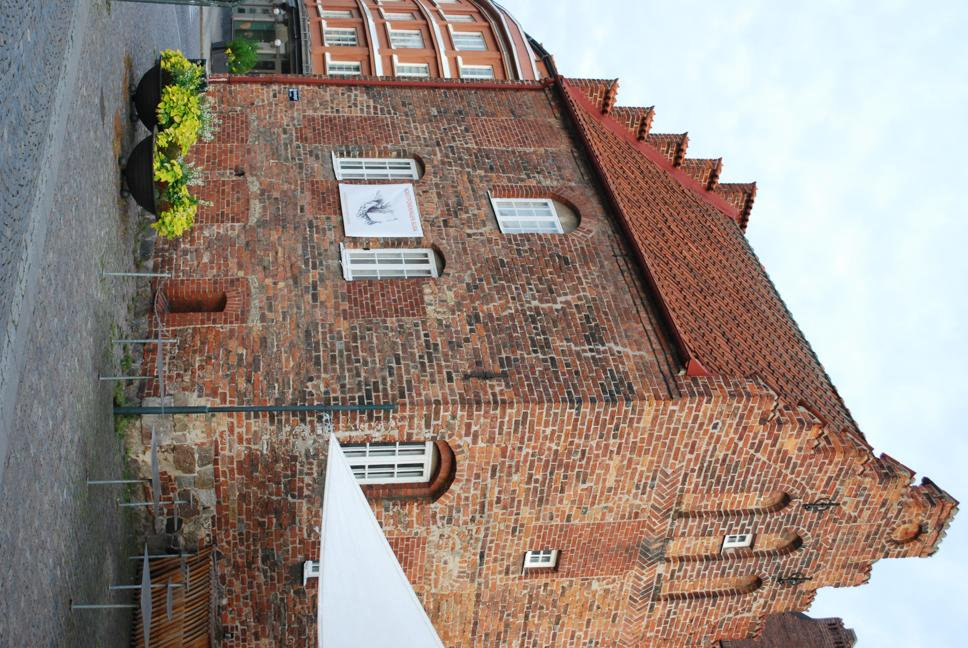
#> input picture assignment4/house/house1.jpg, 968 x 648 px; its folder holds 4 pictures in this run
$ python compEx5.py
#> lines starting #> are read from the running program, lines starting #| are printed output that depends on the picture
import cv2
import numpy as np
import glob
import matplotlib.pyplot as plt
from scipy.optimize import least_squares

# ===============================
# Step 1: Feature Detection and Matching Using SIFT
# ===============================
def detect_and_match_features(img1, img2):
    sift = cv2.SIFT_create()

    # Detect keypoints and descriptors
    kp1, des1 = sift.detectAndCompute(img1, None)
    kp2, des2 = sift.detectAndCompute(img2, None)

    # Feature Matching using FLANN matcher
    index_params = dict(algorithm=1, trees=5)
    search_params = dict(checks=50)
    flann = cv2.FlannBasedMatcher(index_params, search_params)

    matches = flann.knnMatch(des1, des2, k=2)

    # Lowe's Ratio Test
    good_matches = []
    for m, n in matches:
        if m.distance < 0.5 * n.distance:
            good_matches.append(m)

    # Extract matched keypoints
    points1 = np.float32([kp1[m.queryIdx].pt for m in good_matches])
    points2 = np.float32([kp2[m.trainIdx].pt for m in good_matches])

    print(f'Found {len(good_matches)} good matches.')
    return points1, points2

# ===============================
# Step 2: Essential Matrix Estimation
# ===============================
def estimate_essential_matrix(x1, x2, K, threshold=1.0):
    E, mask = cv2.findEssentialMat(x1, x2, K, method=cv2.RANSAC, threshold=threshold)
    inliers = np.where(mask.ravel() == 1)[0]
    print(f"Estimated Essential Matrix with {len(inliers)} inliers.")
    return E, inliers

# ===============================
# Step 3: Decompose Essential Matrix
# ===============================
def decompose_essential_matrix(E):
    R1, R2, t = cv2.decomposeEssentialMat(E)
    return R1, R2, t

# ===============================
# Step 4: Triangulation
# ===============================
def triangulate_points(P1, P2, x1, x2):
    x1_h = cv2.convertPointsToHomogeneous(x1).reshape(-1, 3).T
    x2_h = cv2.convertPointsToHomogeneous(x2).reshape(-1, 3).T

    points_4d = cv2.triangulatePoints(P1, P2, x1_h[:2], x2_h[:2])
    points_3d = points_4d[:3] / points_4d[3]  # Normalize homogeneous points

    print(f"Triangulated {points_3d.shape[1]} points.")
    return points_3d


# ===============================
# Outlier Removal Function
# ===============================
# [47 lines left out: functions remove_outliers, visualize_sfm, not called in this run]

# ===============================
# Step 6: Main Pipeline
# ===============================
def incremental_sfm(K, image_files):
    # Load images
    images = [cv2.imread(img, cv2.IMREAD_GRAYSCALE) for img in image_files]
    P1 = K @ np.hstack((np.eye(3), np.zeros((3, 1))))
    camera_positions = [np.array([0, 0, 0])]

    # Initialization
    x1, x2 = detect_and_match_features(images[0], images[1])
    E, inliers = estimate_essential_matrix(x1, x2, K)
    R, _, t = decompose_essential_matrix(E)
    P2 = K @ np.hstack((R, t))

    U = triangulate_points(P1, P2, x1[inliers], x2[inliers])
    #visualize_sfm(U, camera_positions, "After Initialization")

    total_points = U.shape[1]  # Track total points

    # Incremental Steps for Remaining Images
    for i in range(1, len(images) - 3):
        print(f"\n=== Registering Image {i} and {i+1} ===")
        x1_new, x2_new = detect_and_match_features(images[i], images[i + 1])
        E, inliers = estimate_essential_matrix(x1_new, x2_new, K)
        R_new, _, t_new = decompose_essential_matrix(E)
        P_new = K @ np.hstack((R_new, t_new))
        U_new = triangulate_points(P1, P_new, x1_new[inliers], x2_new[inliers])

        # Combine points
        U = np.hstack((U, U_new))
        # Correct camera position handling
        camera_position = -R_new.T @ t_new
        camera_positions.append(camera_position.flatten())  # Flatten ensures correct shape


        total_points_after_step = U.shape[1]
        new_points_added = total_points_after_step - total_points
        total_points = total_points_after_step  # Update total points

        print(f'Points added in Step {i} → {new_points_added} new points.')
        #visualize_sfm(U, camera_positions, f"Step {i}")

    print("3D Reconstruction Complete")
    visualize_sfm(U, camera_positions, f"Step {i}")

# ===============================
# Step 7: Load Data and Run Pipeline
# ===============================
if __name__ == "__main__":
    from scipy.io import loadmat

    # Load K from compEx5data.mat
    data = loadmat('compEx5data.mat')
#> (reads assignment4/compEx5data.mat from the repository)
    K = data['K']

    # Load image file paths
    image_files = sorted(glob.glob('house/*.jpg'))

    incremental_sfm(K, image_files)
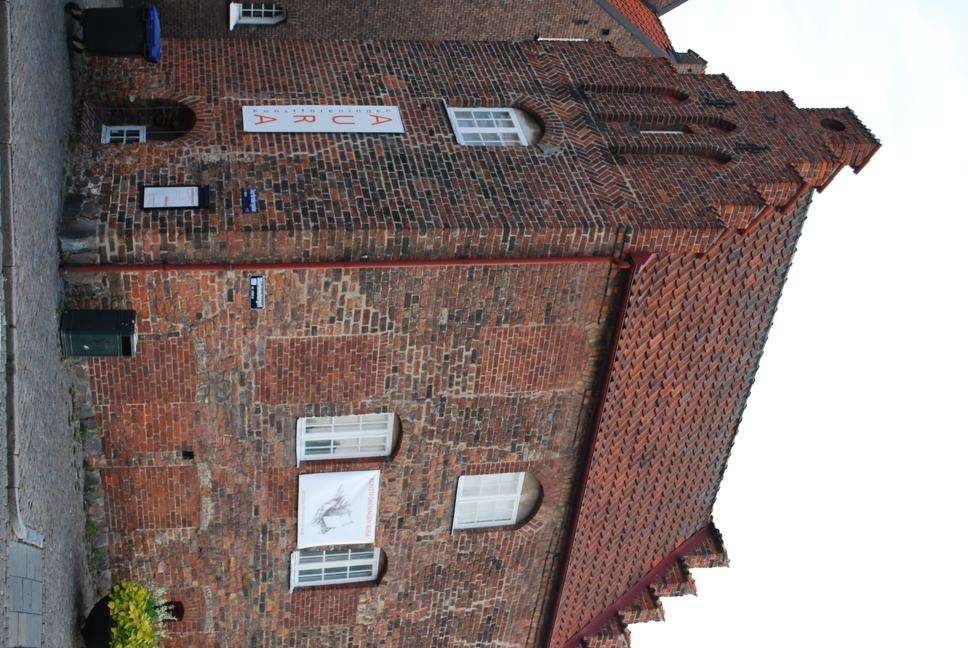
#> input picture assignment4/house/house10.jpg, 968 x 648 px
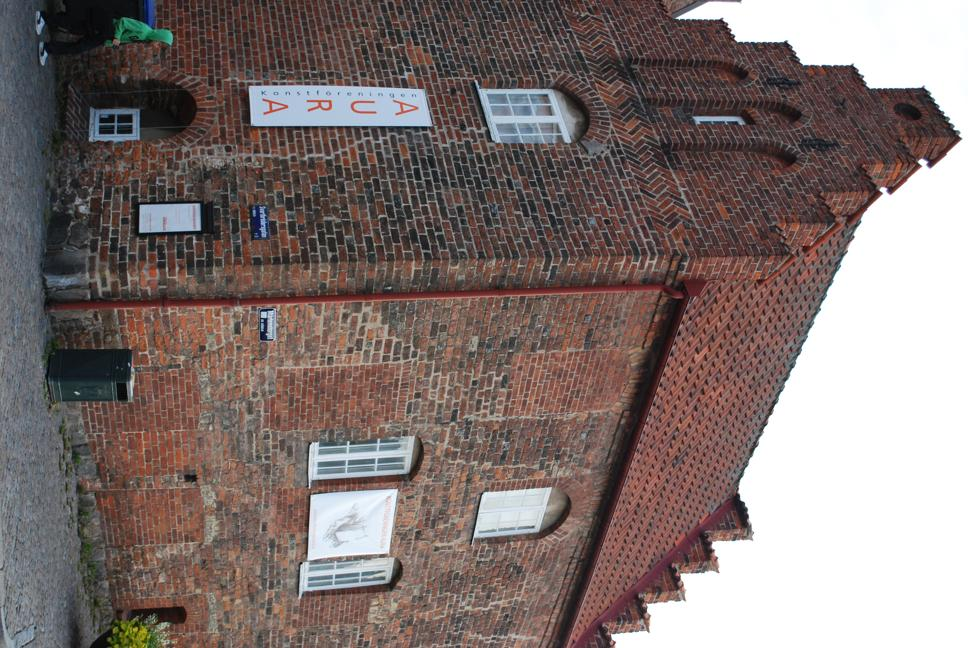
#> input picture assignment4/house/house11.jpg, 968 x 648 px
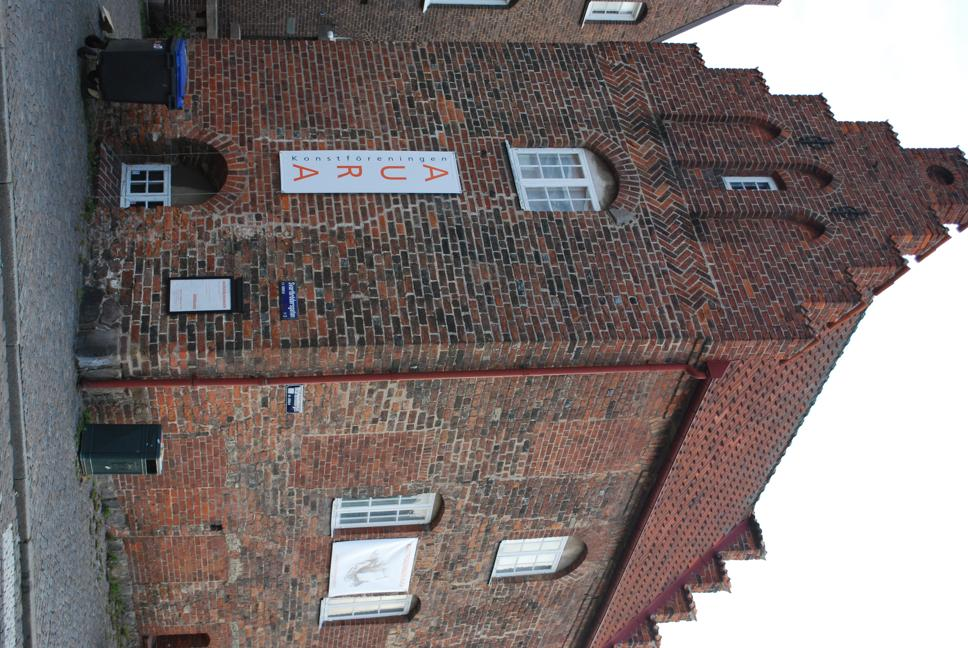
#> input picture assignment4/house/house12.jpg, 968 x 648 px
#> in incremental_sfm, `images = [cv2.imread(img, cv2.IMREAD_GRAYSCALE) for img in image_files]`: images = 4 items
#> in detect_and_match_features, `kp1, des1 = sift.detectAndCompute(img1, None)`: kp1 = 8578 keypoints; strongest (x, y, size): (926, 481, 6), (353, 467, 2.9), (421, 465, 3.3), (370, 466, 2.7)
#> in detect_and_match_features, `kp1, des1 = sift.detectAndCompute(img1, None)`:
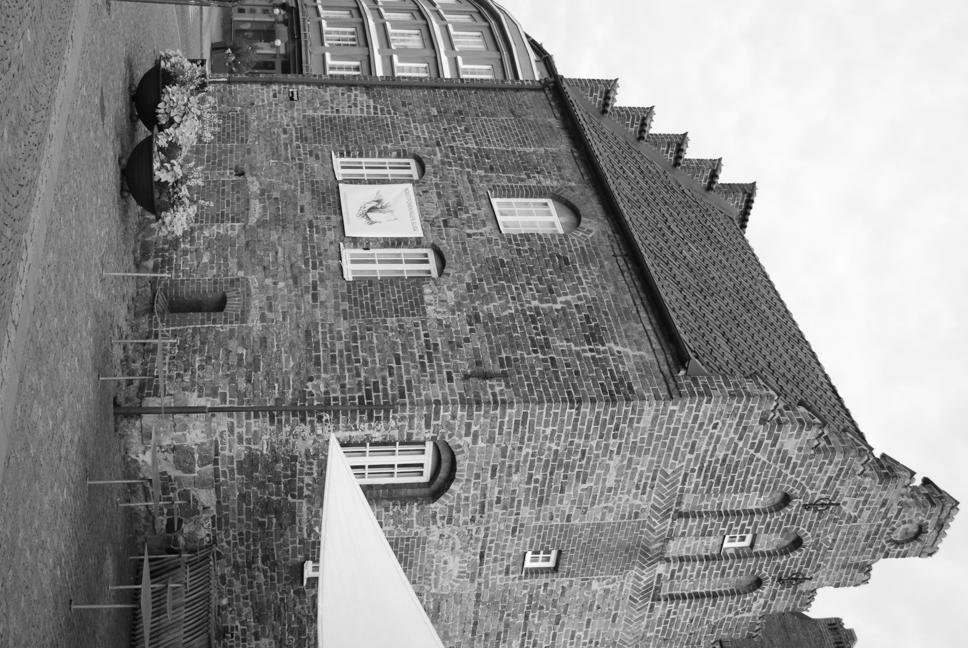
#> img1: shape (648, 968); min 0, max 255, mean 141.7
#> in detect_and_match_features, `kp2, des2 = sift.detectAndCompute(img2, None)`: kp2 = 8510 keypoints; strongest (x, y, size): (843, 139, 42.3), (539, 39, 1.9), (689, 51, 2.5), (712, 517, 2)
#> in detect_and_match_features, `kp2, des2 = sift.detectAndCompute(img2, None)`:
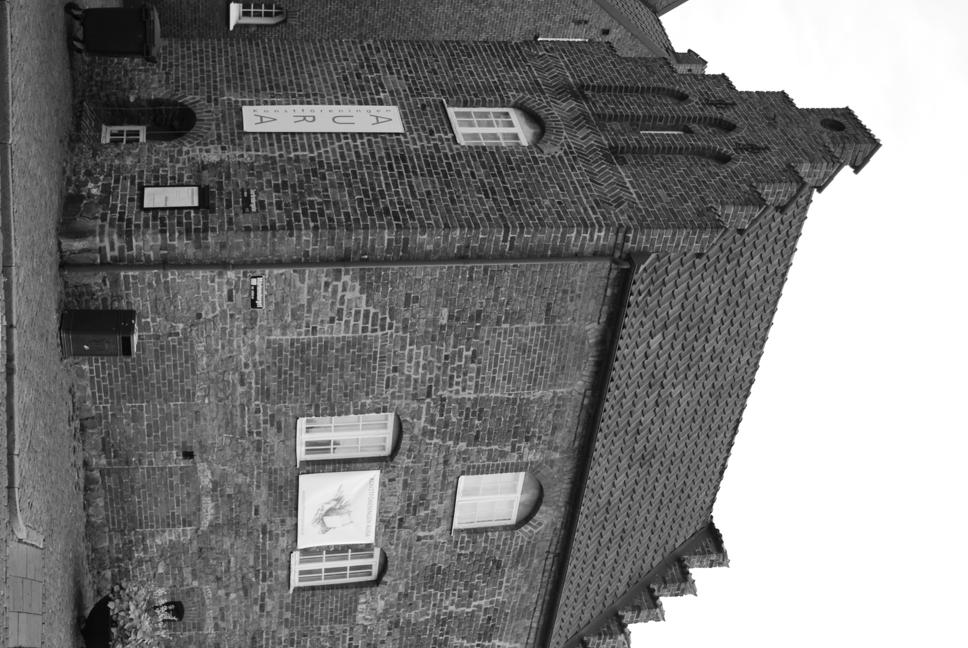
#> img2: shape (648, 968); min 0, max 255, mean 127.6
#> in detect_and_match_features, `matches = flann.knnMatch(des1, des2, k=2)`: matches = 8578 matches
#> after the loop in detect_and_match_features, `for m, n in matches:`: good_matches = 41 matches
#> in detect_and_match_features, `points1 = np.float32([kp1[m.queryIdx].pt for m in good_matches])`: points1 = 41 pairs, first value 182.1 to 769.2, second value 174.1 to 332.2
#> in detect_and_match_features, `points2 = np.float32([kp2[m.trainIdx].pt for m in good_matches])`: points2 = 41 pairs, first value 135.9 to 728.2, second value 114.1 to 638.4
#| Found 41 good matches.
#> in incremental_sfm, `x1, x2 = detect_and_match_features(images[0], images[1])`: x1 has the same summary as points1 in detect_and_match_features; x2 has the same summary as points2 in detect_and_match_features
#> in estimate_essential_matrix, `E, mask = cv2.findEssentialMat(x1, x2, K, method=cv2.RANSAC, threshold..`: E = [[-0.11, -0.532, -0.447], [-0.456, 0.0665, -0.0516], [0.514, -0.16, -0.00902]]; mask = 41 values, max 1 at index 0, min 0 at index 33, mean 0.878
#> in estimate_essential_matrix, `inliers = np.where(mask.ravel() == 1)[0]`: inliers = 36 values from 0 to 37
#| Estimated Essential Matrix with 36 inliers.
#> in decompose_essential_matrix, `R1, R2, t = cv2.decomposeEssentialMat(E)`: R1 = [[-0.985, 0.17, 0.0395], [0.161, 0.972, -0.17], [-0.0674, -0.161, -0.985]]; R2 = [[0.949, -0.293, 0.115], [0.105, -0.0488, -0.993], [0.296, 0.955, -0.0155]]; t = [-0.1, 0.755, 0.649]
#> in incremental_sfm, `R, _, t = decompose_essential_matrix(E)`: R has the same summary as R1 in decompose_essential_matrix
#> in incremental_sfm, `P2 = K @ np.hstack((R, t))`: P2 = [[-1204.7, 126.7, -415.6, 185.4], [174.2, 1114.2, -451.7, 1060.7], [-0.0674, -0.161, -0.985, 0.649]]
#| Triangulated 36 points.
#> after the loop in incremental_sfm, `for i in range(1, len(images) - 3):`: camera_positions = [[0, 0, 0]]
#> (the run stopped early here; a loop or call above may not have finished)
